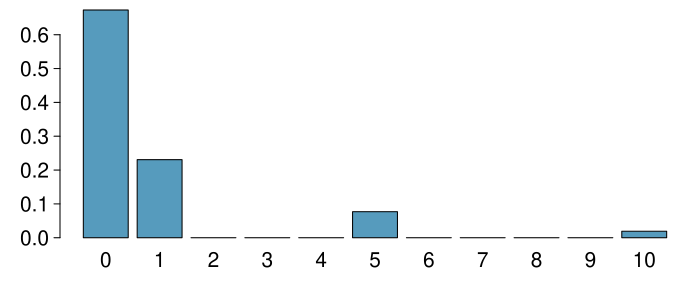

The script that drew this image:
library(openintro)
data(COL)

win = c(rep(1, 12), rep(5, 4), rep(10, 1), rep(0, 35))
win = factor(win, levels = c(0:10))

myPDF('card_game.pdf', 7, 3, mar=c(3,3,0.5,0.5), cex.lab = 1.5, cex.axis = 1.25)

barplot(table(win)/52, col = COL[1], las = 1)

dev.off()
